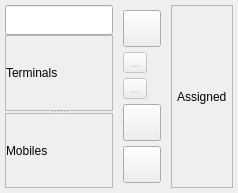
             <widget class="QWidget" name="resourcesTab">
              <attribute name="title">
               <string>Resource Assignment</string>
              </attribute>
              <layout class="QHBoxLayout" name="horizontalLayout">
               <property name="spacing">
                <number>5</number>
               </property>
               <property name="leftMargin">
                <number>5</number>
               </property>
               <property name="topMargin">
                <number>5</number>
               </property>
               <property name="rightMargin">
                <number>5</number>
               </property>
               <property name="bottomMargin">
                <number>5</number>
               </property>
               <item>
                <layout class="QVBoxLayout" name="srcVLayout">
                 <property name="spacing">
                  <number>0</number>
                 </property>
                 <property name="leftMargin">
                  <number>0</number>
                 </property>
                 <property name="topMargin">
                  <number>0</number>
                 </property>
                 <property name="rightMargin">
                  <number>0</number>
                 </property>
                 <property name="bottomMargin">
                  <number>0</number>
                 </property>
                 <item>
                  <widget class="QLineEdit" name="filterEdit">
                   <property name="minimumSize">
                    <size>
                     <width>0</width>
                     <height>30</height>
                    </size>
                   </property>
                  </widget>
                 </item>
                 <item>
                  <widget class="QSplitter" name="srcSplitter">
                   <property name="sizePolicy">
                    <sizepolicy hsizetype="Expanding" vsizetype="Expanding">
                     <horstretch>0</horstretch>
                     <verstretch>0</verstretch>
                    </sizepolicy>
                   </property>
                   <property name="orientation">
                    <enum>Qt::Vertical</enum>
                   </property>
                   <property name="handleWidth">
                    <number>2</number>
                   </property>
                   <property name="childrenCollapsible">
                    <bool>false</bool>
                   </property>
                   <widget class="QFrame" name="srcTrmFrame">
                    <property name="frameShape">
                     <enum>QFrame::StyledPanel</enum>
                    </property>
                    <property name="frameShadow">
                     <enum>QFrame::Raised</enum>
                    </property>
                    <layout class="QVBoxLayout" name="srcTrmLayout">
                     <property name="spacing">
                      <number>5</number>
                     </property>
                     <property name="leftMargin">
                      <number>0</number>
                     </property>
                     <property name="topMargin">
                      <number>0</number>
                     </property>
                     <property name="rightMargin">
                      <number>0</number>
                     </property>
                     <property name="bottomMargin">
                      <number>0</number>
                     </property>
                     <item>
                      <widget class="QLabel" name="srcTrmLabel">
                       <property name="text">
                        <string>Terminals</string>
                       </property>
                      </widget>
                     </item>
                    </layout>
                   </widget>
                   <widget class="QFrame" name="srcMobFrame">
                    <property name="frameShape">
                     <enum>QFrame::StyledPanel</enum>
                    </property>
                    <property name="frameShadow">
                     <enum>QFrame::Raised</enum>
                    </property>
                    <layout class="QVBoxLayout" name="srcMobLayout">
                     <property name="spacing">
                      <number>5</number>
                     </property>
                     <property name="leftMargin">
                      <number>0</number>
                     </property>
                     <property name="topMargin">
                      <number>0</number>
                     </property>
                     <property name="rightMargin">
                      <number>0</number>
                     </property>
                     <property name="bottomMargin">
                      <number>0</number>
                     </property>
                     <item>
                      <widget class="QLabel" name="srcMobLabel">
                       <property name="text">
                        <string>Mobiles</string>
                       </property>
                      </widget>
                     </item>
                    </layout>
                   </widget>
                  </widget>
                 </item>
                </layout>
               </item>
               <item>
                <layout class="QVBoxLayout" name="buttonsVLayout">
                 <property name="spacing">
                  <number>5</number>
                 </property>
                 <property name="leftMargin">
                  <number>5</number>
                 </property>
                 <property name="topMargin">
                  <number>5</number>
                 </property>
                 <property name="rightMargin">
                  <number>5</number>
                 </property>
                 <property name="bottomMargin">
                  <number>5</number>
                 </property>
                 <item>
                  <widget class="QToolButton" name="sdsButton">
                   <property name="icon">
                    <iconset resource="Resources.qrc">
                     <normaloff>:/Images/images/icon_sds.png</normaloff>
                     :/Images/images/icon_sds.png</iconset>
                   </property>
                   <property name="iconSize">
                    <size>
                     <width>30</width>
                     <height>30</height>
                    </size>
                   </property>
                  </widget>
                 </item>
                 <item>
                  <widget class="QToolButton" name="selectButton">
                   <property name="enabled">
                    <bool>false</bool>
                   </property>
                   <property name="text">
                    <string>...</string>
                   </property>
                   <property name="icon">
                    <iconset resource="Resources.qrc">
                     <normaloff>:/Images/images/cursor_sel_resource.png</normaloff>
                     :/Images/images/cursor_sel_resource.png</iconset>
                   </property>
                   <property name="iconSize">
                    <size>
                     <width>30</width>
                     <height>30</height>
                    </size>
                   </property>
                  </widget>
                 </item>
                 <item>
                  <widget class="QToolButton" name="autoSelButton">
                   <property name="enabled">
                    <bool>false</bool>
                   </property>
                   <property name="text">
                    <string>...</string>
                   </property>
                   <property name="icon">
                    <iconset resource="Resources.qrc">
                     <normaloff>:/Images/images/cursor_auto_sel.png</normaloff>
                     :/Images/images/cursor_auto_sel.png</iconset>
                   </property>
                   <property name="iconSize">
                    <size>
                     <width>30</width>
                     <height>30</height>
                    </size>
                   </property>
                  </widget>
                 </item>
                 <item>
                  <widget class="QToolButton" name="addButton">
                   <property name="text">
                    <string/>
                   </property>
                   <property name="icon">
                    <iconset resource="Resources.qrc">
                     <normaloff>:/Images/images/icon_add_data.png</normaloff>
                     :/Images/images/icon_add_data.png</iconset>
                   </property>
                   <property name="iconSize">
                    <size>
                     <width>30</width>
                     <height>30</height>
                    </size>
                   </property>
                  </widget>
                 </item>
                 <item>
                  <widget class="QToolButton" name="removeButton">
                   <property name="icon">
                    <iconset resource="Resources.qrc">
                     <normaloff>:/Images/images/icon_delete_data.png</normaloff>
                     :/Images/images/icon_delete_data.png</iconset>
                   </property>
                   <property name="iconSize">
                    <size>
                     <width>30</width>
                     <height>30</height>
                    </size>
                   </property>
                  </widget>
                 </item>
                </layout>
               </item>
               <item>
                <layout class="QVBoxLayout" name="assignVLayout">
                 <property name="spacing">
                  <number>0</number>
                 </property>
                 <property name="leftMargin">
                  <number>0</number>
                 </property>
                 <property name="topMargin">
                  <number>0</number>
                 </property>
                 <property name="rightMargin">
                  <number>0</number>
                 </property>
                 <property name="bottomMargin">
                  <number>0</number>
                 </property>
                 <item>
                  <widget class="QFrame" name="assignFrame">
                   <property name="frameShape">
                    <enum>QFrame::StyledPanel</enum>
                   </property>
                   <property name="frameShadow">
                    <enum>QFrame::Raised</enum>
                   </property>
                   <layout class="QVBoxLayout" name="verticalLayout_8">
                    <property name="spacing">
                     <number>5</number>
                    </property>
                    <property name="leftMargin">
                     <number>5</number>
                    </property>
                    <property name="topMargin">
                     <number>5</number>
                    </property>
                    <property name="rightMargin">
                     <number>5</number>
                    </property>
                    <property name="bottomMargin">
                     <number>5</number>
                    </property>
                    <item>
                     <widget class="QLabel" name="assignedLabel">
                      <property name="text">
                       <string>Assigned</string>
                      </property>
                     </widget>
                    </item>
                   </layout>
                  </widget>
                 </item>
                </layout>
               </item>
              </layout>
             </widget>
